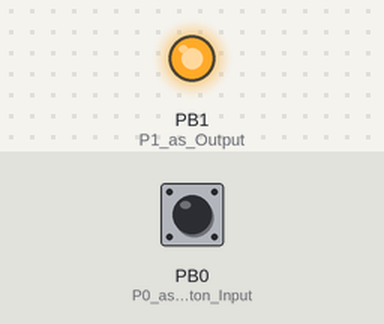
The sketch below on a simulated ATtiny85, built with avr-gcc and run on an emulated ATtiny85. Parts: output pins drawn as LEDs (lit = HIGH). Dashed ring = blinking. The inputs (shaded band) are chosen by the test bench; at power-on: PB0 (P0_as_Button_Input) HIGH.

Above: at 1.2 s.
1.3 s: PB0 (P0_as_Button_Input) pulsed LOW 5 times (0.12 s each, 0.3 s apart)
At 1.87 s:
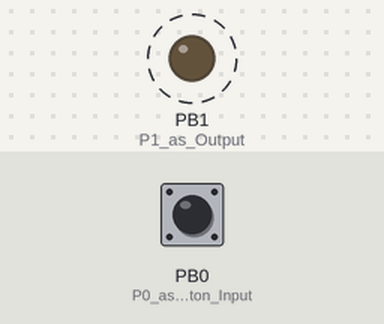
4.3 s: PB0 (P0_as_Button_Input) pulled LOW for 0.15 s
At 5.2 s:
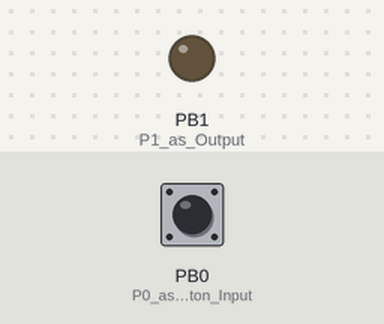
5.9 s: PB0 (P0_as_Button_Input) pulled LOW for 1 s
At 7.6 s:
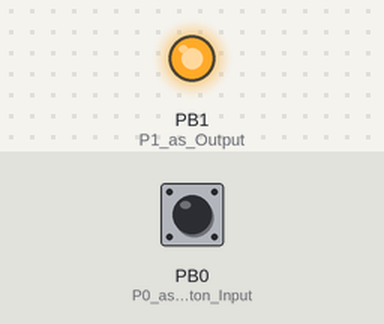
Timing chart, 0 to 9.1 s (numbered marks = the images above; inputs shaded):
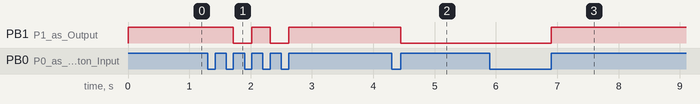

Measured:
- after the input at 1.3 s, PB1 (P1_as_Output): alternates HIGH for 0.30 s and LOW for 0.30 s, 4 changes in all, then stays HIGH, starting after 0.42 s
- after the input at 4.3 s, PB1 (P1_as_Output): HIGH → LOW after 0.15 s
- after the input at 5.9 s, PB1 (P1_as_Output): LOW → HIGH after 1.0 s

The sketch:

arduino.ino
```cpp
#include <avr/wdt.h>
#include "DigiKeyboard.h"  //Keyboard Library
#define KEY_POWER 0x66  // Osx power key

unsigned long pullTime;
bool led;

void setup() {
  pinMode(0, INPUT); // P0 as Button Input
  pinMode(1, OUTPUT); // P1 as Output
  digitalWrite(0, HIGH); // Enable Internal Pull-up
  digitalWrite(1, HIGH); // Turn onboard LED (P1) on
  // Prevent reset on while{}
  wdt_disable();
}

void loop() {
  DigiKeyboard.sendKeyStroke(0);
  int sensorValue = digitalRead(0);
  if (sensorValue == 0) {
    pullTime = millis();
    // Key bounce intro
    DigiKeyboard.delay(50);
    while (!digitalRead(0)) {}
    if (millis() - pullTime > 300) {
      // More than 300ms, write computer lock command
      DigiKeyboard.sendKeyStroke(KEY_POWER, MOD_ALT_LEFT | MOD_GUI_LEFT);
    } else {
      // Les than 300ms, write command+w (close tab)
      DigiKeyboard.sendKeyStroke(KEY_W, MOD_GUI_LEFT);
    }
    led = !led;
    // Switch led to detect attiny is not dead
    digitalWrite(1, led);
    // Key bounce exit
    DigiKeyboard.delay(200);
  }
}
```
